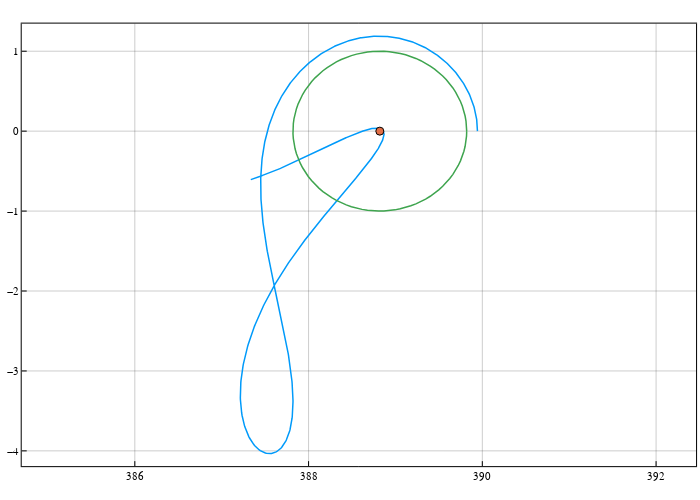

Source (notebook cell):
### Code cell
pcart4 = plot(size=(700,500), frame_style=:box, aspect_ratio=:equal, grid=0.4, legend=false)
plot!(pcart4, sol[1,:], sol[2,:], linewidth=1.5)
scatter!(pcart4, [param3b.mus/(param3b.mus+1)*param3b.as],[0.0])
circle = plot_circle(1,param3b.mus/(param3b.mus+1)*param3b.as, 0.0)
plot!(pcart4, circle[1,:], circle[2,:], linewidth=1.5)

### Figure 1 — Plotly figure (JSON) as saved in the notebook; plotly's stock layout.template omitted (floating-point values rounded to 4 significant figures; data arrays with more than 128 entries replaced by an {"elided": "..."} marker saying what was removed)
{"data": [{"colorbar": {"len": 0.962, "title": "", "x": 0.9944, "y": 0.5111}, "legendgroup": "y1", "line": {"color": "rgba(0, 154, 250, 1.000)", "dash": "solid", "shape": "linear", "width": 1.5}, "mode": "lines", "name": "y1", "showlegend": true, "type": "scatter", "x": {"elided": "1696 float values"}, "xaxis": "x", "y": {"elided": "1696 float values"}, "yaxis": "y", "zmax": null, "zmin": null}, {"colorbar": {"len": 0.962, "title": "", "x": 0.9944, "y": 0.5111}, "legendgroup": "y2", "marker": {"color": "rgba(227, 111, 71, 1.000)", "line": {"color": "rgba(0, 0, 0, 1.000)", "width": 1}, "size": 8, "symbol": "circle"}, "mode": "markers", "name": "y2", "showlegend": true, "type": "scatter", "x": [388.8], "xaxis": "x", "y": [0], "yaxis": "y", "zmax": null, "zmin": null}, {"colorbar": {"len": 0.962, "title": "", "x": 0.9944, "y": 0.5111}, "legendgroup": "y3", "line": {"color": "rgba(62, 164, 78, 1.000)", "dash": "solid", "shape": "linear", "width": 1.5}, "mode": "lines", "name": "y3", "showlegend": true, "type": "scatter", "x": [389.8, 389.8, 389.8, 389.8, 389.8, 389.8, 389.7, 389.7, 389.7, 389.7, 389.6, 389.6, 389.5, 389.5, 389.5, 389.4, 389.3, 389.3, 389.2, 389.2, 389.1, 389.1, 389.0, 388.9, 388.9, 388.8, 388.7, 388.7, 388.6, 388.6, 388.5, 388.4, 388.4, 388.3, 388.3, 388.2, 388.2, 388.1, 388.1, 388.0, 388.0, 388.0, 387.9, 387.9, 387.9, 387.9, 387.8, 387.8, 387.8, 387.8, 387.8, 387.8, 387.8, 387.8, 387.9, 387.9, 387.9, 387.9, 388.0, 388.0, 388.0, 388.1, 388.1, 388.2, 388.2, 388.3, 388.3, 388.4, 388.4, 388.5, 388.6, 388.6, 388.7, 388.7, 388.8, 388.9, 388.9, 389.0, 389.1, 389.1, 389.2, 389.2, 389.3, 389.3, 389.4, 389.5, 389.5, 389.5, 389.6, 389.6, 389.7, 389.7, 389.7, 389.7, 389.8, 389.8, 389.8, 389.8, 389.8, 389.8], "xaxis": "x", "y": [0, 0.06342, 0.1266, 0.1893, 0.2511, 0.312, 0.3717, 0.4298, 0.4862, 0.5406, 0.5929, 0.6428, 0.6901, 0.7346, 0.7761, 0.8146, 0.8497, 0.8815, 0.9096, 0.9341, 0.9549, 0.9718, 0.9848, 0.9938, 0.9989, 0.9999, 0.9969, 0.9898, 0.9788, 0.9638, 0.945, 0.9224, 0.896, 0.866, 0.8326, 0.7958, 0.7557, 0.7127, 0.6668, 0.6182, 0.5671, 0.5137, 0.4582, 0.4009, 0.342, 0.2817, 0.2203, 0.158, 0.09506, 0.03173, -0.03173, -0.09506, -0.158, -0.2203, -0.2817, -0.342, -0.4009, -0.4582, -0.5137, -0.5671, -0.6182, -0.6668, -0.7127, -0.7557, -0.7958, -0.8326, -0.866, -0.896, -0.9224, -0.945, -0.9638, -0.9788, -0.9898, -0.9969, -0.9999, -0.9989, -0.9938, -0.9848, -0.9718, -0.9549, -0.9341, -0.9096, -0.8815, -0.8497, -0.8146, -0.7761, -0.7346, -0.6901, -0.6428, -0.5929, -0.5406, -0.4862, -0.4298, -0.3717, -0.312, -0.2511, -0.1893, -0.1266, -0.06342, -2.449e-16], "yaxis": "y", "zmax": null, "zmin": null}], "layout": {"annotations": [], "height": 500, "margin": {"b": 20, "l": 0, "r": 0, "t": 20}, "paper_bgcolor": "rgba(255, 255, 255, 1.000)", "plot_bgcolor": "rgba(255, 255, 255, 1.000)", "showlegend": false, "width": 700, "xaxis": {"anchor": "y", "domain": [0.03102, 0.9944], "gridcolor": "rgba(0, 0, 0, 0.400)", "gridwidth": 0.5, "linecolor": "rgba(0, 0, 0, 1.000)", "mirror": true, "range": [384.7, 392.5], "showgrid": true, "showline": true, "showticklabels": true, "tickangle": 0, "tickcolor": "rgb(0, 0, 0)", "tickfont": {"color": "rgba(0, 0, 0, 1.000)", "family": "sans-serif", "size": 11}, "tickmode": "array", "ticks": "inside", "ticktext": ["386", "388", "390", "392"], "tickvals": [386, 388, 390, 392], "title": "", "titlefont": {"color": "rgba(0, 0, 0, 1.000)", "family": "sans-serif", "size": 15}, "type": "-", "visible": true, "zeroline": false, "zerolinecolor": "rgba(0, 0, 0, 1.000)"}, "yaxis": {"anchor": "x", "domain": [0.0301, 0.9921], "gridcolor": "rgba(0, 0, 0, 0.400)", "gridwidth": 0.5, "linecolor": "rgba(0, 0, 0, 1.000)", "mirror": true, "range": [-4.191, 1.345], "showgrid": true, "showline": true, "showticklabels": true, "tickangle": 0, "tickcolor": "rgb(0, 0, 0)", "tickfont": {"color": "rgba(0, 0, 0, 1.000)", "family": "sans-serif", "size": 11}, "tickmode": "array", "ticks": "inside", "ticktext": ["−4", "−3", "−2", "−1", "0", "1"], "tickvals": [-4, -3, -2, -1, 0, 1], "title": "", "titlefont": {"color": "rgba(0, 0, 0, 1.000)", "family": "sans-serif", "size": 15}, "type": "-", "visible": true, "zeroline": false, "zerolinecolor": "rgba(0, 0, 0, 1.000)"}}}
